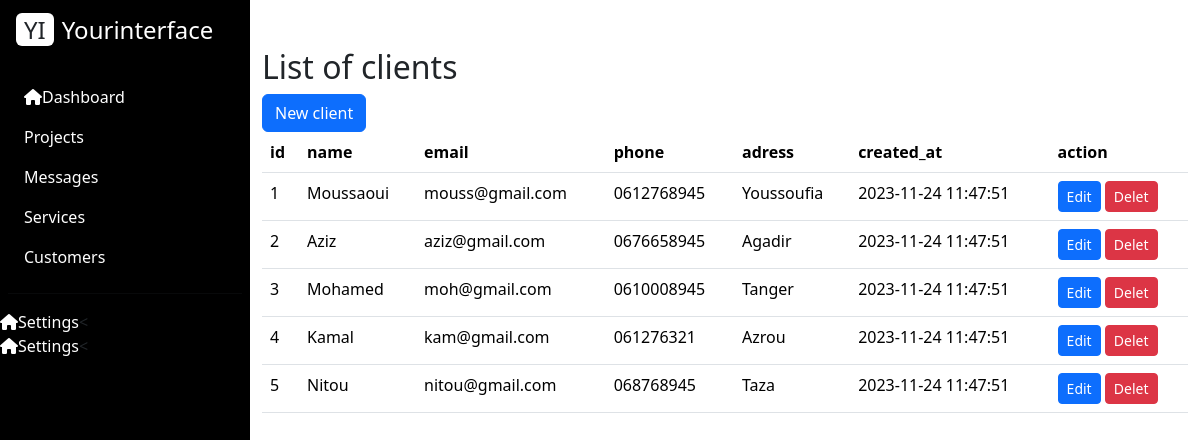
The page / on the database its author committed.
### tables this page shows
CREATE TABLE utilisateurs(
	id INT PRIMARY KEY AUTO_INCREMENT,
	name VARCHAR(50) NOT NULL,
	email VARCHAR(20),
	phone VARCHAR(20),
	adress VARCHAR(50),
	created_at DATETIME DEFAULT CURRENT_TIMESTAMP
);

### index.php (the view, shortened to what this page needs)
<!DOCTYPE html>
<html lang="en">
<head>
    <link rel="stylesheet" href="style.css">
    <link rel="stylesheet" href="https://cdn.jsdelivr.net/npm/bootstrap@5.3.2/dist/css/bootstrap.min.css" rel="stylesheet">
</head>
<body>
    <div class="main-container d-flex">
        <div class="sidebar" id="side_nav">
            <div class="header-box px-3 pt-3 pb-4">
                <h1 class="fs-4"><span class="bg-white text-dark rounded shadow px-2 me-2">YI</span><span class="text-white">Yourinterface</span></h1>
            </div>
            <ul class="list-unstyled px-2">
                <li class=""><a href="create.php" class="text-decoration-none px-3 py-2 d-block"><i class="fa-solid fa-house"></i>Dashboard</a></li>
                <li class=""><a href="#" class="text-decoration-none px-3 py-2 d-block">Projects</a></li>
                <li class=""><a href="#" class="text-decoration-none px-3 py-2 d-block">Messages</a></li>
                <li class=""><a href="#" class="text-decoration-none px-3 py-2 d-block">Services</a></li>
                <li class=""><a href="#" class="text-decoration-none px-3 py-2 d-block">Customers</a></li>
            </ul>
            <hr class="h-color mx-2">
            <ul class="list-unstyled">
            <li><a href="#" class="text-decoration-none"><i class="fa-solid fa-house"></i>Settings</a><</li>
            <li><a href="#" class="text-decoration-none"><i class="fa-solid fa-house"></i>Settings</a><</li>
            </ul>
        </div>
        <div class="content">
    <div class="container my-5" >
        <h2>List of clients</h2>
        <a class="btn btn-primary" href="./create.php" role="button">New client</a>
        <br>
        <table class="table">
            <thead>
                <tr>
                    <th>id</th>
                    <th>name</th>
                    <th>email</th>
                    <th>phone</th>
                    <th>adress</th>
                    <th>created_at</th>
                    <th>action</th>
                </tr>
            </thead>
            <tbody>
            <?php
            require 'connection.php';
            $requete="SELECT *  FROM utilisateurs ";
            $query=mysqli_query($connection,$requete);
            while($row = mysqli_fetch_assoc($query)){
                $editUrl="edit.php?id=$row[id]";
                $deletUrl="delet.php?id=$row[id]";
                echo"
                <tr>
                <td>$row[id]</td>
                <td>$row[name]</td>
                <td>$row[email]</td>
                <td>$row[phone]</td>
                <td>$row[adress]</td>
                <td>$row[created_at]</td>
                <td>
                    <a class='btn btn-primary btn-sm' href='$editUrl'>Edit</a>
                    <a class='btn btn-danger btn-sm' href='$deletUrl'>Delet</a>
                </td>
            </tr>
            ";
            }
            ?>
            </tbody>
        </table>
    </div>
        </div>
    </div>
</body>
</html>

### style.css (style rules this page uses)
#side_nav { background: #000; min-width: 250px; height: 100vh ; }
.content { min-height: 100vh; width: 100%; }
hr.h-color { background: #eee; }
.sidebar li a { color: #fff; }

### rows shown on the page
utilisateurs: id "1", name "Moussaoui", email "mouss@gmail.com", phone "0612768945", adress "Youssoufia", created_at "2023-11-24 11:47:51"
utilisateurs: id "2", name "Aziz", email "aziz@gmail.com", phone "0676658945", adress "Agadir", created_at "2023-11-24 11:47:51"
utilisateurs: id "3", name "Mohamed", email "moh@gmail.com", phone "0610008945", adress "Tanger", created_at "2023-11-24 11:47:51"
utilisateurs: id "4", name "Kamal", email "kam@gmail.com", phone "061276321", adress "Azrou", created_at "2023-11-24 11:47:51"
utilisateurs: id "5", name "Nitou", email "nitou@gmail.com", phone "068768945", adress "Taza", created_at "2023-11-24 11:47:51"
